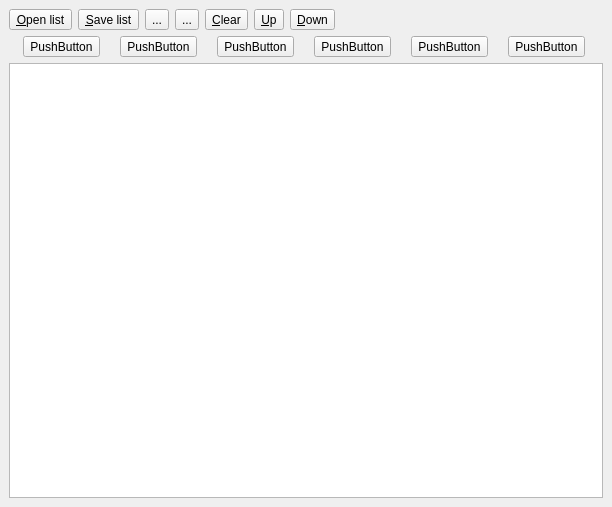
<?xml version="1.0" encoding="UTF-8"?>
<ui version="4.0">
 <class>Camera_positions_list</class>
 <widget class="QDockWidget" name="Camera_positions_list">
  <property name="geometry">
   <rect>
    <x>0</x>
    <y>0</y>
    <width>612</width>
    <height>507</height>
   </rect>
  </property>
  <property name="windowTitle">
   <string>Camera positions</string>
  </property>
  <widget class="QWidget" name="dockWidgetContents">
   <layout class="QVBoxLayout" name="verticalLayout">
    <item>
     <layout class="QHBoxLayout" name="horizontalLayout">
      <item>
       <widget class="QToolButton" name="openButton">
        <property name="text">
         <string>&amp;Open list</string>
        </property>
        <property name="shortcut">
         <string>Ctrl+O</string>
        </property>
       </widget>
      </item>
      <item>
       <widget class="QToolButton" name="saveButton">
        <property name="text">
         <string>&amp;Save list</string>
        </property>
        <property name="shortcut">
         <string>Ctrl+S</string>
        </property>
       </widget>
      </item>
      <item>
       <widget class="QToolButton" name="plusButton">
        <property name="text">
         <string>...</string>
        </property>
        <property name="icon">
         <iconset resource="Polyhedron_3.qrc">
          <normaloff>:/cgal/icons/plus</normaloff>:/cgal/icons/plus</iconset>
        </property>
       </widget>
      </item>
      <item>
       <widget class="QToolButton" name="minusButton">
        <property name="text">
         <string>...</string>
        </property>
        <property name="icon">
         <iconset resource="Polyhedron_3.qrc">
          <normaloff>:/cgal/icons/minus</normaloff>:/cgal/icons/minus</iconset>
        </property>
       </widget>
      </item>
      <item>
       <widget class="QToolButton" name="clearButton">
        <property name="text">
         <string>&amp;Clear</string>
        </property>
       </widget>
      </item>
      <item>
       <widget class="QToolButton" name="upButton">
        <property name="text">
         <string>&amp;Up</string>
        </property>
        <property name="shortcut">
         <string>Ctrl+U</string>
        </property>
       </widget>
      </item>
      <item>
       <widget class="QToolButton" name="downButton">
        <property name="text">
         <string>&amp;Down</string>
        </property>
        <property name="shortcut">
         <string>Ctrl+D</string>
        </property>
       </widget>
      </item>
      <item>
       <spacer name="horizontalSpacer">
        <property name="orientation">
         <enum>Qt::Horizontal</enum>
        </property>
        <property name="sizeHint" stdset="0">
         <size>
          <width>40</width>
          <height>20</height>
         </size>
        </property>
       </spacer>
      </item>
     </layout>
    </item>
    <item>
     <layout class="QHBoxLayout" name="horizontalLayout_2">
      <item>
       <widget class="QToolButton" name="frontButton">
        <property name="text">
         <string>PushButton</string>
        </property>
       </widget>
      </item>
      <item>
       <widget class="QToolButton" name="backButton">
        <property name="text">
         <string>PushButton</string>
        </property>
       </widget>
      </item>
      <item>
       <widget class="QToolButton" name="topButton">
        <property name="text">
         <string>PushButton</string>
        </property>
       </widget>
      </item>
      <item>
       <widget class="QToolButton" name="botButton">
        <property name="text">
         <string>PushButton</string>
        </property>
       </widget>
      </item>
      <item>
       <widget class="QToolButton" name="leftButton">
        <property name="text">
         <string>PushButton</string>
        </property>
       </widget>
      </item>
      <item>
       <widget class="QToolButton" name="rightButton">
        <property name="text">
         <string>PushButton</string>
        </property>
       </widget>
      </item>
     </layout>
    </item>
    <item>
     <widget class="QListView" name="listView"/>
    </item>
   </layout>
  </widget>
 </widget>
 <resources>
  <include location="Polyhedron_3.qrc"/>
 </resources>
 <connections/>
</ui>
